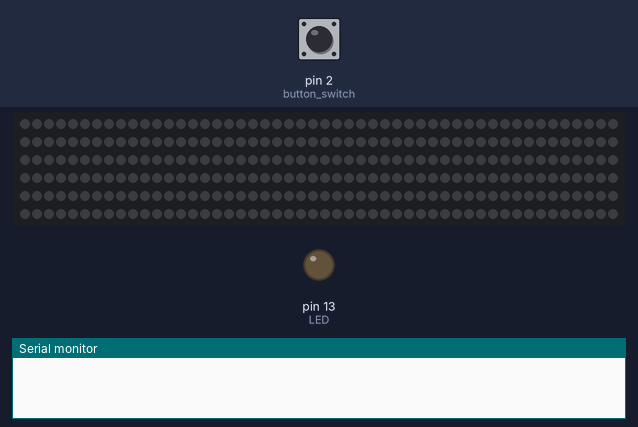
The sketch below on a simulated Arduino Uno, built with avr-gcc and run on an emulated ATmega328P. On the bench: 300 RGB LEDs in strip order, left to right, continuing on the next row, output pins drawn as LEDs (lit = HIGH), the last lines printed to the serial monitor. The inputs (shaded band) are chosen by the test bench; at power-on: pin 2 (button_switch) LOW. Dim RGB values are drawn brighter than linear.

Above: at 1.2 s.
1.3 s: pin 2 (button_switch) pulled HIGH for 0.15 s
At 1.37 s:
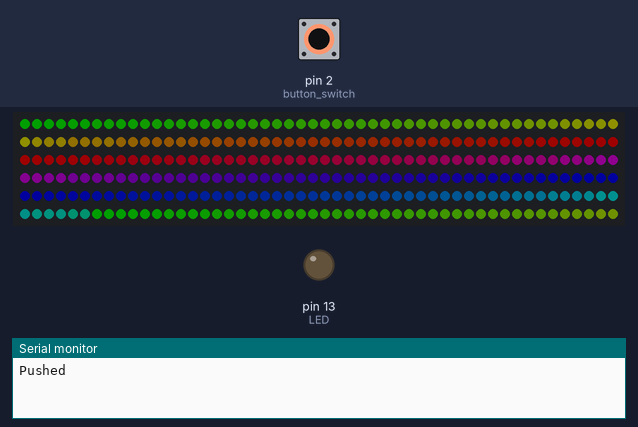
2.0 s: pin 2 (button_switch) pulled HIGH for 1 s
At 5.5 s:
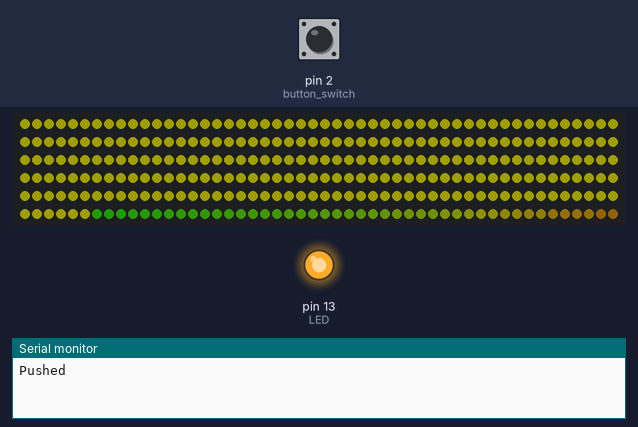
6.0 s: pin 2 (button_switch) pulled HIGH for 0.15 s
At 6.26 s:
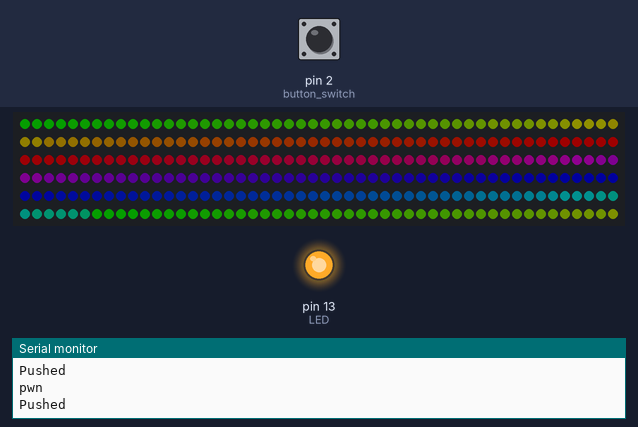
6.7 s: pin 2 (button_switch) pulled HIGH for 3.2 s
At 10.5 s:
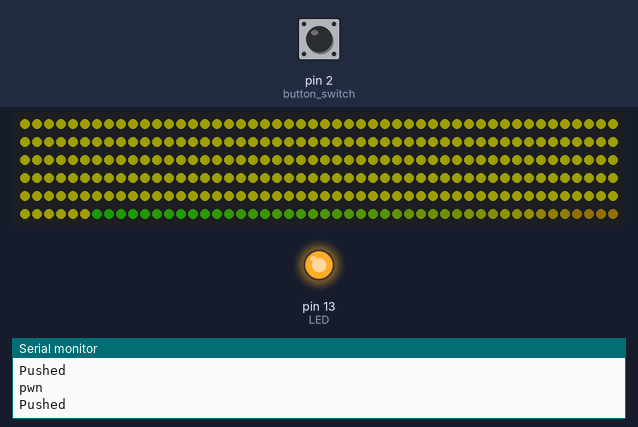
11.4 s: pin 2 (button_switch) pulled HIGH for 0.15 s
At 13.08 s:
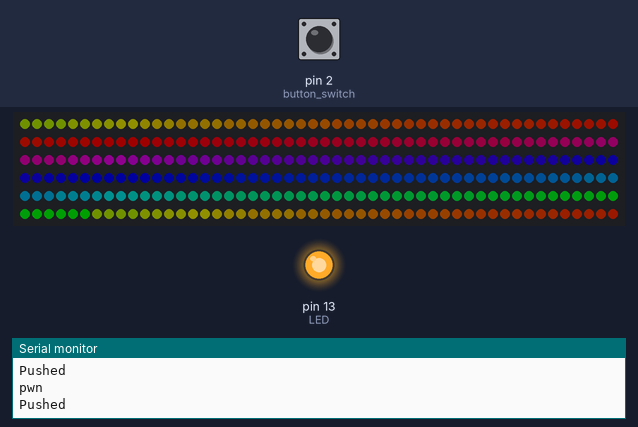
14.7 s: pin 2 (button_switch) pulled HIGH for 1 s
At 14.7 s:
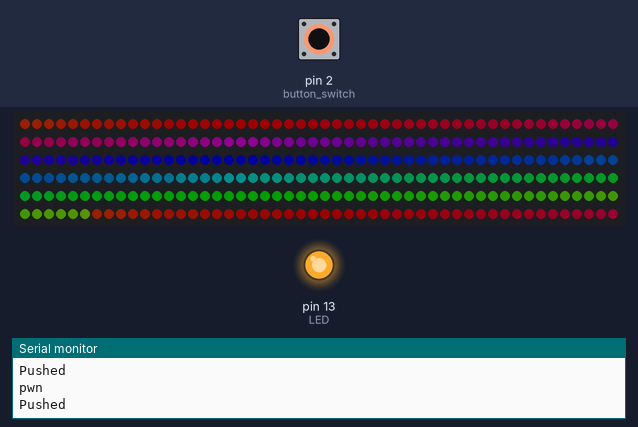
Timing chart, 0 to 17.7 s (numbered marks = the images above; inputs shaded):
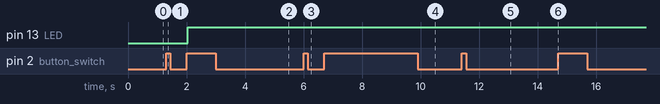

The sketch:

neopixel_switched_by_button.ino
```cpp
#include <Adafruit_NeoPixel.h>
#define PIN 3
#define LED                         LED_BUILTIN  // digital pin connected to LED, for testing of switch code only
#define NUMPIXELS 256
bool    led_status  =                        LOW; // start with LED off, for testing of switch code  only

int     button_switch =                       2; // external interrupt  pin

#define switched                            true // value if the button  switch has been pressed
#define triggered                           true // controls  interrupt handler
#define interrupt_trigger_type            RISING // interrupt  triggered on a RISING input
#define debounce                              10  // time to wait in milli secs
Adafruit_NeoPixel strip = Adafruit_NeoPixel(300, PIN, NEO_GRB + NEO_KHZ800);
void turnOffStrip();
uint32_t Wheel(byte WheelPos);
void colorWipe(uint32_t c, uint8_t wait);
void rainbowCycle(uint8_t wait);
void rainbow(uint8_t wait);


volatile  bool interrupt_process_status = {
  !triggered                                     // start with no switch press pending,  ie false (!triggered)
};
bool initialisation_complete =            false;  // inhibit any interrupts until initialisation is complete

//
// ISR for  handling interrupt triggers arising from associated button switch
//
void  button_interrupt_handler()
{
  if (initialisation_complete == true)
  {  //  all variables are initialised so we are okay to continue to process this interrupt
    if (interrupt_process_status == !triggered) {
      // new interrupt so okay  start a new button read process -
      // now need to wait for button release  plus debounce period to elapse
      // this will be done in the button_read  function
      if (digitalRead(button_switch) == HIGH) {
        // button  pressed, so we can start the read on/off + debounce cycle wich will
        //  be completed by the button_read() function.
        interrupt_process_status  = triggered;  // keep this ISR 'quiet' until button read fully completed
      }
    }
  }
} // end of button_interrupt_handler

void setup() {
  Serial.begin(9600);
  strip.begin();
  strip.setBrightness(30); //adjust brightness here
  strip.show(); // Initialize all pixels to 'off'
  pinMode(LED, OUTPUT);
  pinMode(button_switch, INPUT);
  attachInterrupt(digitalPinToInterrupt(button_switch),
                  button_interrupt_handler,
                  interrupt_trigger_type);
  initialisation_complete = true; // open interrupt processing for business
}  // end of setup function

void loop() {
  // test buton switch and process  if pressed
  if (interrupt_process_status) {
    led_status = HIGH - led_status;  // toggle state
    interrupt_process_status = false;
    if (led_status == HIGH) {
      // button on/off cycle now  complete, so flip LED between HIGH and LOW
      Serial.println("Pushed");
      rainbowCycle(20);
      digitalWrite(LED, led_status);
    }
    else {
      //turnOffStrip();
      matrixToCenter ();
      Serial.println("pwn");
      // do  other things....
    }
  }
}
////////////////////Rainbow/////////
void colorWipe(uint32_t c, uint8_t wait) {
  for(uint16_t i=0; i<strip.numPixels(); i++) {
      strip.setPixelColor(i, c);
      strip.show();
      delay(5);
  }
}
void rainbow(uint8_t wait) {
  uint16_t i, j;

  for(j=0; j<256; j++) {
    for(i=0; i<strip.numPixels(); i++) {
      strip.setPixelColor(i, Wheel((i+j) & 255));
    }
    strip.show();
    delay(wait);
  }
}
// Slightly different, this makes the rainbow equally distributed throughout
void rainbowCycle(uint8_t wait) {
  uint16_t i, j;

  for(j=0; j<256*5; j++) { // 5 cycles of all colors on wheel
    for(i=0; i< strip.numPixels(); i++) {
      strip.setPixelColor(i, Wheel(((i * 256 / strip.numPixels()) + j) & 255));
    }
    strip.show();
    delay(wait);
    if (interrupt_process_status) {
      return;
    }
  }
}
// Input a value 0 to 255 to get a color value.
// The colours are a transition r - g - b - back to r.
uint32_t Wheel(byte WheelPos) {
  if(WheelPos < 85) {
   return strip.Color(WheelPos * 3, 255 - WheelPos * 3, 0);
  } else if(WheelPos < 170) {
   WheelPos -= 85;
   return strip.Color(255 - WheelPos * 3, 0, WheelPos * 3);
  } else {
   WheelPos -= 170;
   return strip.Color(0, WheelPos * 3, 255 - WheelPos * 3);
  }
}
void turnOffStrip() {
    for (int i=0; i < NUMPIXELS; i=i+1) {
     strip.setPixelColor(i, strip.Color(250, 250, 0));
     strip.show();
  }
  while (true) {
    delay(100);
    if (interrupt_process_status) {
      return;
    }
  }
}
void matrixToCenter () {
     for (int i=0; i < NUMPIXELS; i=i+1) {
        if ((0 <= NUMPIXELS <= 16)|(249 <= NUMPIXELS <= 255)) {
          strip.setPixelColor(i, strip.Color(250, 250, 0));
          strip.show();
          }
      }
  while (true) {
    delay(100);
    if (interrupt_process_status) {
      return;
    }
  }
  }
```

Measured:
- after the input at 1.3 s, the LEDs: first change at once (image 1 shows a later state)
- after the input at 2.0 s, pin 13 (LED): LOW → HIGH at once; the LEDs: change after 3.1 s (image 2)
- after the input at 6.0 s, the LEDs: first change after 0.13 s (image 3 shows a later state)
- after the input at 6.7 s, the LEDs: change after 3.1 s (image 4)
- after the input at 11.4 s, the LEDs: first change at once (image 5 shows a later state)
